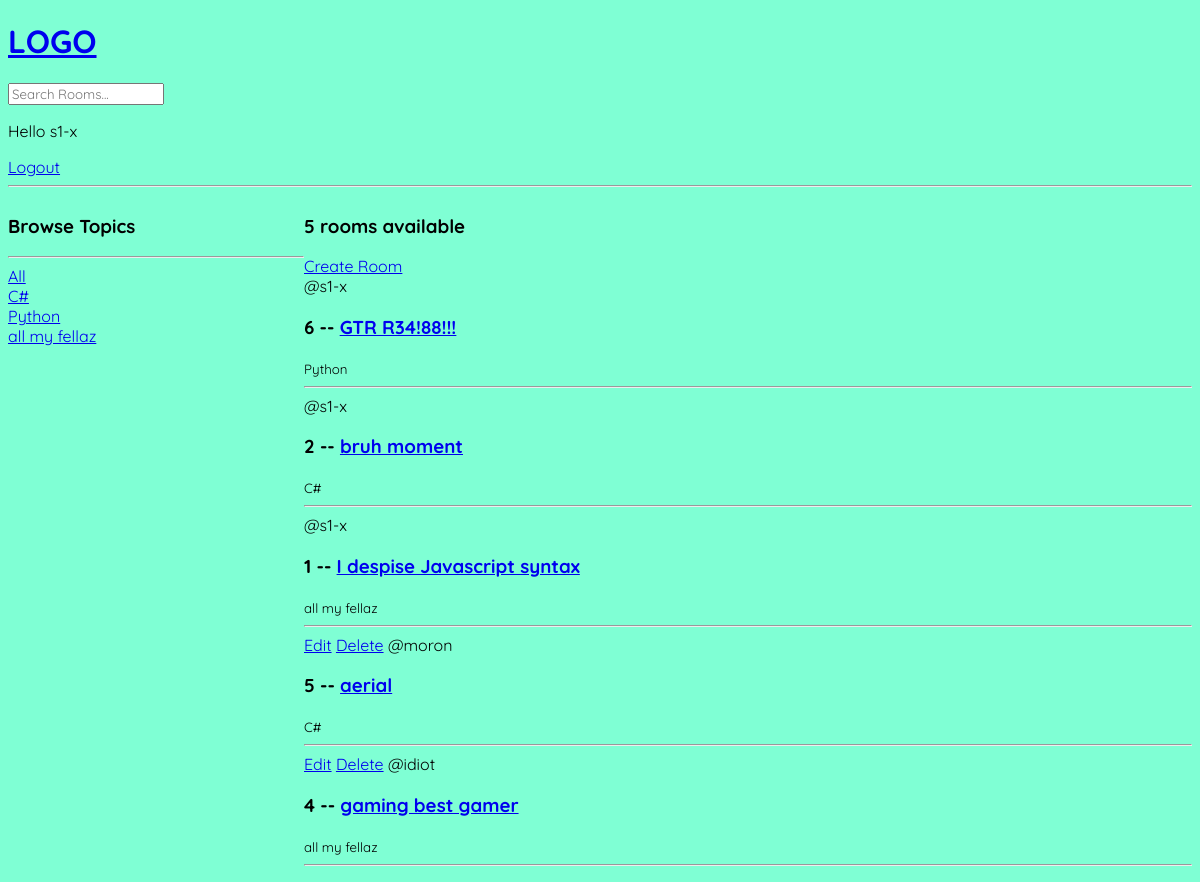
The app's page / (signed in) with its own data.
### base/models.py (models this page shows, shortened)
class Topic(models.Model):
    name = models.CharField(max_length=200)

class Room(models.Model):
    host = models.ForeignKey(User, on_delete=models.SET_NULL, null=True)
    topic = models.ForeignKey(Topic, on_delete=models.SET_NULL, null=True)
    name = models.CharField(max_length=200)
    description = models.TextField(null=True, blank=True)
    participants = models.ManyToManyField(User, related_name='participants', blank=True)
    updated = models.DateTimeField(auto_now=True)
    created = models.DateTimeField(auto_now_add=True)
    class Meta:
        ordering = ['-updated', '-created']

### base/views.py (the view)
# urls.py: path('', views.home, name="home"),
def home(request):
    q = request.GET.get('q') if request.GET.get('q') != None else ''
    rooms = Room.objects.filter(
        Q(topic__name__icontains= q) |
        Q(name__icontains=q) |
        Q(description__icontains=q)
    )
    topics = Topic.objects.all()
    room_count = rooms.count()
    room_messages = Message.objects.filter(Q(room__topic__name__icontains=q))
    context = {'rooms': rooms, 'topics': topics, 'room_count': room_count, 'room_messages': room_messages}
    return render(request, 'base/home.html', context)

### base/templates/base/home.html (shortened to what this page needs)
{% extends 'main.html' %}
<!-- {% load static %}
{% block content %}
<div class="home-container">
    <aside>
        <h3>Browse Topics</h3>
        <hr>
        <div>
            <a href="{% url 'home' %}">All</a>
        </div>
        {% for topic in topics %}
            <div>
                <a href="{% url 'home' %}?q={{topic.name}}">{{topic.name}}</a>
            </div>
        {% endfor %}
    </aside>
    <div>
        <h3>{{room_count}} rooms available</h3>
        <a href="{% url 'create-room' %}">Create Room</a>
        <div>
            {% for room in rooms %}
            <div>
                {% if request.user != room.host %}
                <a href="{% url 'update-room' room.id %}">Edit</a>
                <a href="{% url 'delete-room' room.id %}">Delete</a>
                {% endif %}
                <span>@{{room.host.username}}</span>
                <h3>{{room.id}} -- <a href="{% url 'room' room.id %}">{{room.name}}</a></h3>
                <small>{{room.topic.name}}</small>
                <hr>
            </div>
            {% endfor %}
        </div>
    </div>
</div>
{% endblock content %}

### templates/navbar.html
<a href="/">
    <h1>LOGO</h1>
</a>
<form method="GET" action="{% url 'home' %}">
    <input type="text" name="q" placeholder="Search Rooms...">
</form>
{% if request.user.is_authenticated %}
<p>Hello {{request.user}}</p>
<a href="{% url 'logout' %}">Logout</a>
{% else %}
<a href="{% url 'login' %}">Login</a>
{% endif %}
<hr>

### static/CSS/styles.css (style rules this page uses)
body { background-color: aquamarine; }
* { font-family: "Quicksand", serif; line-height: normal; list-style-type: none; }

### base/templates/base/home.html (style rules this page uses)
.home-container { display: grid; grid-template-columns: 1fr 3fr; }

### records on screen
Topic: name "C#"
Topic: name "Python"
Topic: name "all my fellaz"
Room: host.username "s1-x", id "6", name "GTR R34!88!!!", topic.name "Python"
Room: host.username "s1-x", id "2", name "bruh moment", topic.name "C#"
Room: host.username "s1-x", id "1", name "I despise Javascript syntax", topic.name "all my fellaz"
Room: shows "Edit", host.username "moron", id "5", name "aerial", topic.name "C#"
Room: shows "Edit", host.username "idiot", id "4", name "gaming best gamer", topic.name "all my fellaz"

### other values on screen
{{ request.user }} "s1-x"
{{ room_count }} "5"
